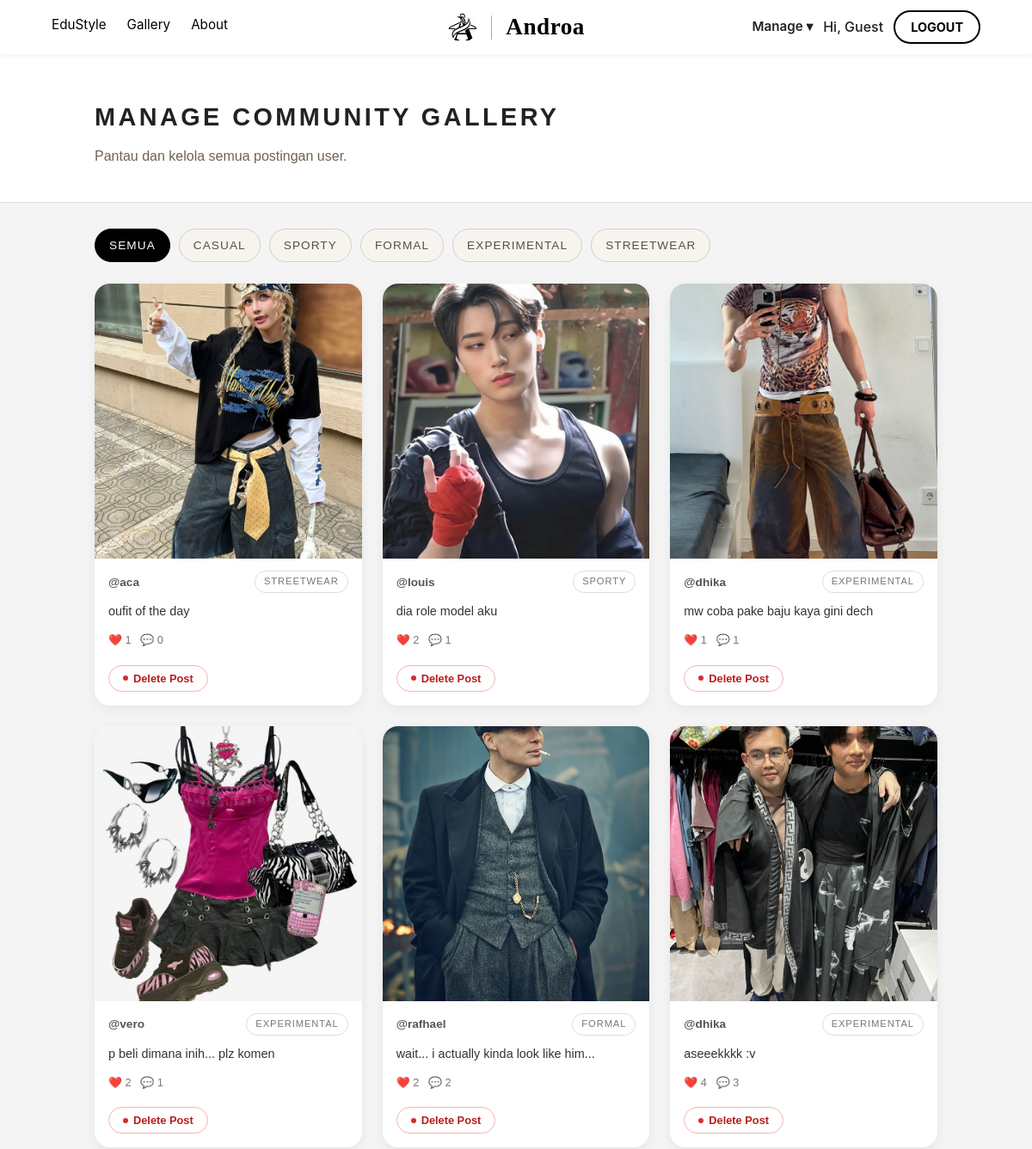
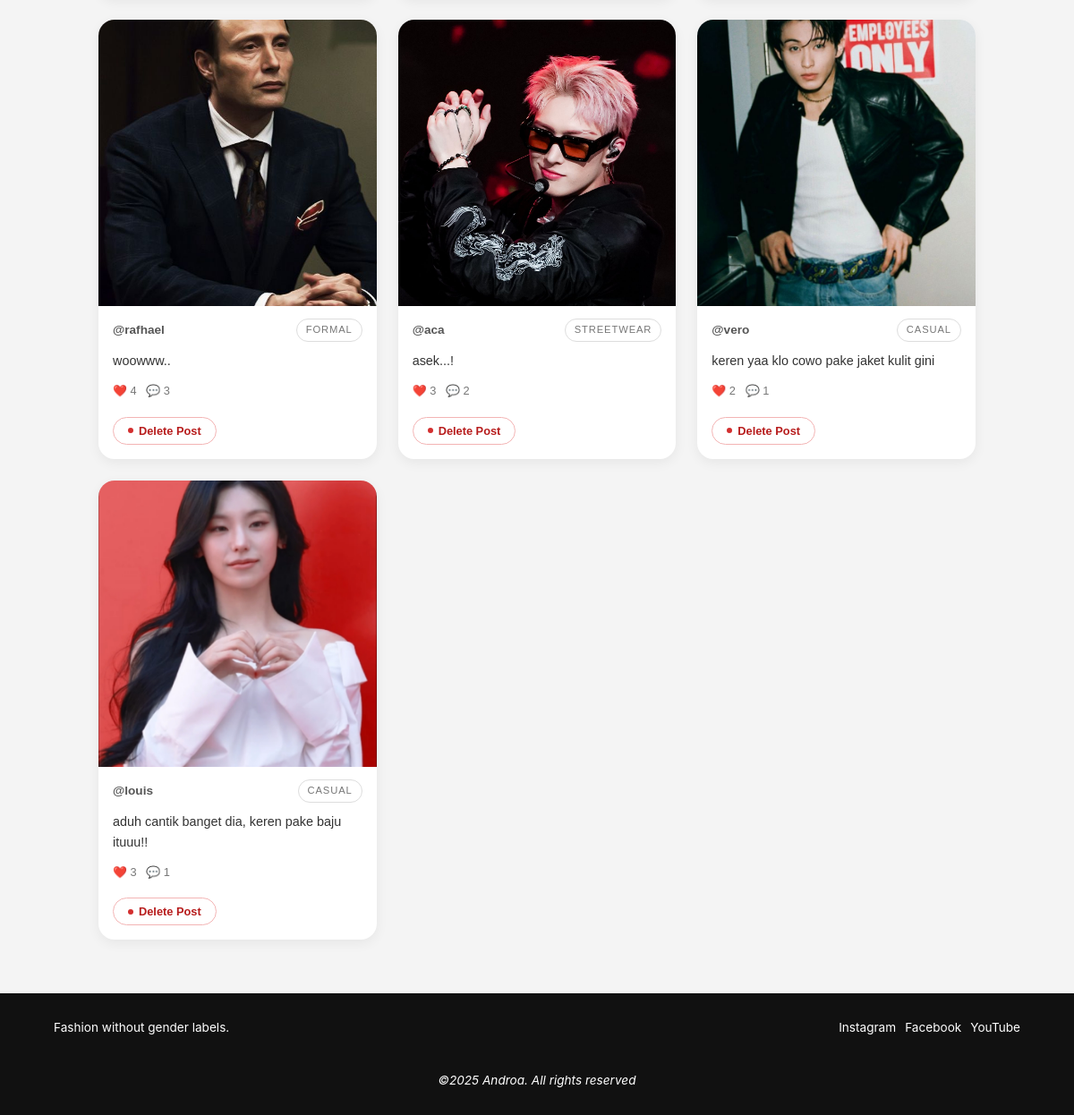
Page /Androa-Doang/pages/admin/manage-gallery.php on the committed database (2 pictures, top to bottom).
### tables this page shows
CREATE TABLE `gallery_posts` (
  `post_id` int(11) NOT NULL,
  `user_id` int(11) NOT NULL,
  `caption` text DEFAULT NULL,
  `image_path` varchar(255) NOT NULL,
  `style_category` varchar(50) NOT NULL,
  `is_approved` tinyint(1) NOT NULL DEFAULT 0,
  `created_at` timestamp NOT NULL DEFAULT current_timestamp()
);

CREATE TABLE `users` (
  `user_id` int(11) NOT NULL,
  `username` varchar(50) NOT NULL,
  `email` varchar(100) NOT NULL,
  `password` varchar(255) NOT NULL,
  `full_name` varchar(100) DEFAULT NULL,
  `bio` text DEFAULT NULL,
  `avatar_path` varchar(255) DEFAULT '/assets/profile-default.jpg',
  `role` enum('guest','user','admin') NOT NULL DEFAULT 'user',
  `is_active` tinyint(1) NOT NULL DEFAULT 1,
  `created_at` timestamp NOT NULL DEFAULT current_timestamp()
);

### Androa-Doang/pages/admin/manage-gallery.php (the view, shortened to what this page needs)
<?php
include '../../db_connect.php';
include '../../components/header_admin.php';
$kategori_pilihan = isset($_GET['category']) ? $_GET['category'] : 'Semua';
$list_kategori = ['Semua', 'Casual', 'Sporty', 'Formal', 'Experimental', 'Streetwear'];
?>
<!DOCTYPE html>
<html lang="en">
<head>
    <link rel="stylesheet" href="admin.css">
</head>
<body class="manage-gallery-admin">
<header class="admin-header">
    <section class="header-banner">
        <h1>Manage Community Gallery</h1>
        <p>Pantau dan kelola semua postingan user.</p>
    </section>
</header>
<main class="admin-main">
    <section class="gallery-list">
        <div class="gallery-header-section">
            <div class="category-filter">
                <?php foreach ($list_kategori as $kat): ?>
                    <?php
                        $active_class = ($kategori_pilihan == $kat) ? 'active' : '';
                        $url_filter = "?category=" . urlencode($kat);
                    ?>
                    <a href="<?php echo $url_filter; ?>" class="<?php echo $active_class; ?>">
                        <?php echo $kat; ?>
                    </a>
                <?php endforeach; ?>
            </div>
        </div>
        <div class="gallery-grid">
            <?php
            $sql = "SELECT gp.*, u.username, u.avatar_path
                    FROM gallery_posts gp
                    JOIN users u ON gp.user_id = u.user_id";
            $sql .= " ORDER BY gp.created_at DESC";
            $result_posts = $conn->query($sql);
            if ($result_posts && $result_posts->num_rows > 0) {
                while ($post = $result_posts->fetch_assoc()) {
                    $post_id = $post['post_id'];
                    $caption = htmlspecialchars($post['caption']);
                    $image_path = "../../Asset/" . $post['image_path'];
                    $username = htmlspecialchars($post['username']);
                    $category = htmlspecialchars($post['style_category']);
                    $likes_q = $conn->query("SELECT COUNT(*) as total FROM likes WHERE post_type='gallery' AND post_id='$post_id'");
                    $likes = ($likes_q) ? $likes_q->fetch_assoc()['total'] : 0;
                    $comments_q = $conn->query("SELECT COUNT(*) as total FROM comments WHERE post_type='gallery' AND post_id='$post_id'");
                    $comments = ($comments_q) ? $comments_q->fetch_assoc()['total'] : 0;
            ?>
                    <article class="card">
                        <img src="<?= $image_path; ?>" alt="Post by <?= $username; ?>" class="card-img" onerror="this.src='../../Asset/default.jpg'">
                        <div class="post-info">
                            <div class="meta-info">
                                <span>@<?= $username; ?></span>
                                <span class="cat-badge"><?= $category; ?></span>
                            </div>
                            <p class="ig-caption">
                                <?= mb_strimwidth($caption, 0, 80, "..."); ?>
                            </p>
                            <div class="stats">
                                ❤️ <?= $likes; ?> &nbsp; 💬 <?= $comments; ?>
                            </div>
                            <div class="admin-actions">
                                <button type="button"
                                        class="admin-btn danger"
                                        onclick="openDeleteModal(<?= $post_id; ?>, '<?= $username; ?>')">
                                    <span></span> Delete Post
                                </button>
                            </div>
                        </div>
                    </article>
            <?php
                }
            } else {
            ?>
                <div class="empty-state">
                    <h3>Tidak ada postingan ditemukan untuk kategori ini.</h3>
                </div>
            <?php } ?>
        </div>
    </section>
</main>
</body>
</html>
<?php include '../../components/footer.php'; ?>

### Androa-Doang/components/components.css (style rules this page uses)
:root { --warna-latar: #FFFFFF; --warna-teks-gelap: #222222; --warna-primer-coklat: #7A5F48; --warna-sekunder-coklat: #E5D8C8; --warna-putih-teks: #FFFFFF; --warna-latar-footer: #111111; --font-sans: -apple-system, BlinkMacSystemFont, "Segoe UI", "Helvetica Neue", Arial, sans-serif; --font-header: var(--font-sans); --font-logo: "Playfair Display", "Times New Roman", serif; }
body { font-family: var(--font-sans); color: #222; margin: 0; padding: 0; }

### rows in the picture
gallery_posts: image_path (picture), user.username "aca", style_category "STREETWEAR", caption "oufit of the day", likes "1", comments "0"
gallery_posts: image_path (picture), user.username "louis", style_category "SPORTY", caption "dia role model aku", likes "2", comments "1"
gallery_posts: image_path (picture), user.username "dhika", style_category "EXPERIMENTAL", caption "mw coba pake baju kaya gini dech", likes "1", comments "1"
gallery_posts: image_path (picture), user.username "vero", style_category "EXPERIMENTAL", caption "p beli dimana inih... plz komen", likes "2", comments "1"
gallery_posts: image_path (picture), user.username "rafhael", style_category "FORMAL", caption "wait... i actually kinda look like him...", likes "2", comments "2"
gallery_posts: image_path (picture), user.username "dhika", style_category "EXPERIMENTAL", caption "aseeekkkk :v", likes "4", comments "3"
gallery_posts: image_path (picture), user.username "rafhael", style_category "FORMAL", caption "woowww..", likes "4", comments "3"
gallery_posts: image_path (picture), user.username "aca", style_category "STREETWEAR", caption "asek...!", likes "3", comments "2"
gallery_posts: image_path (picture), user.username "vero", style_category "CASUAL", caption "keren yaa klo cowo pake jaket kulit gini", likes "2", comments "1"
gallery_posts: image_path (picture), user.username "louis", style_category "CASUAL", caption "aduh cantik banget dia, keren pake baju ituuu!!", likes "3", comments "1"

### other values in the picture
$_SESSION['user_username'] "Guest"
$kat "SEMUA"
$kat "CASUAL"
$kat "SPORTY"
$kat "FORMAL"
$kat "EXPERIMENTAL"
$kat "STREETWEAR"
